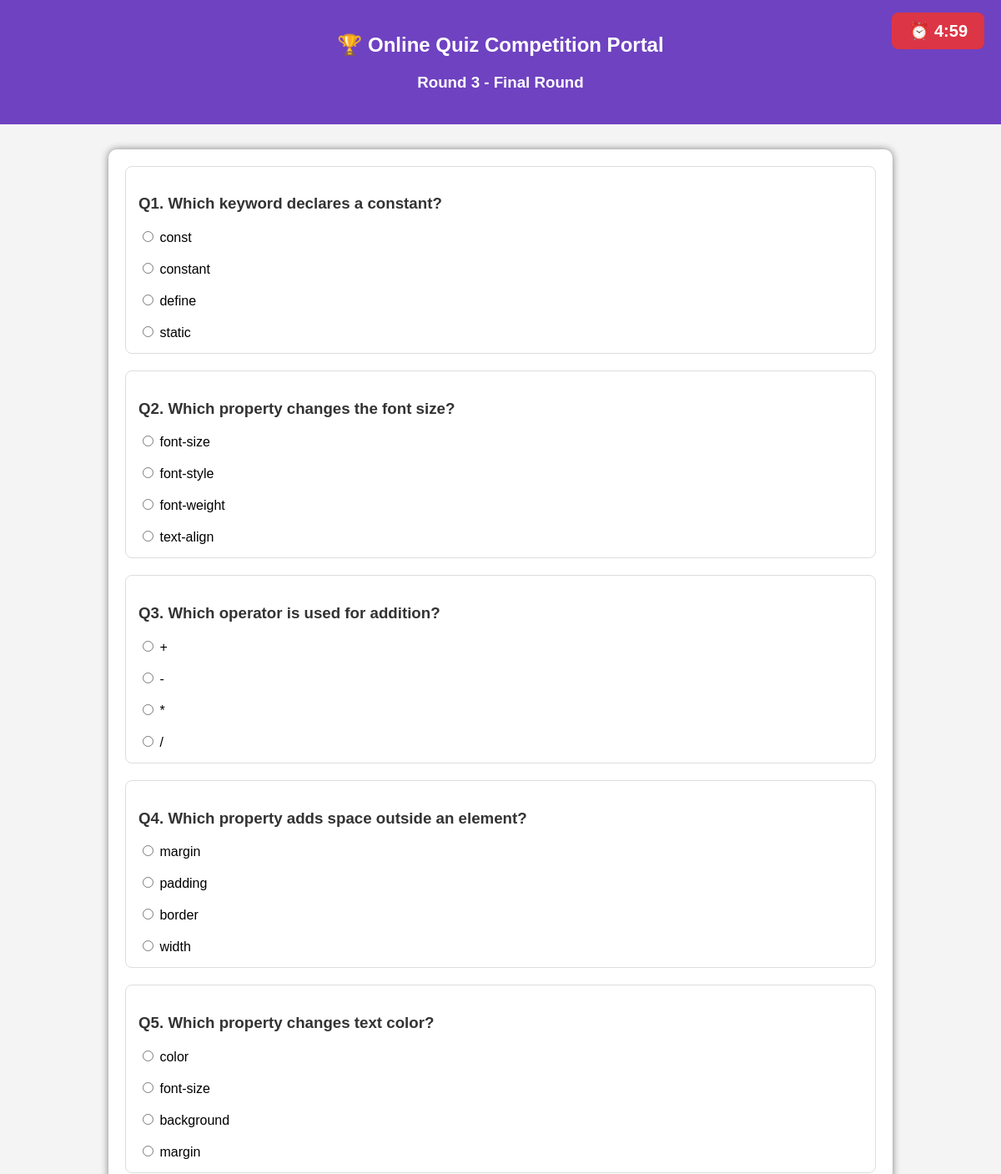
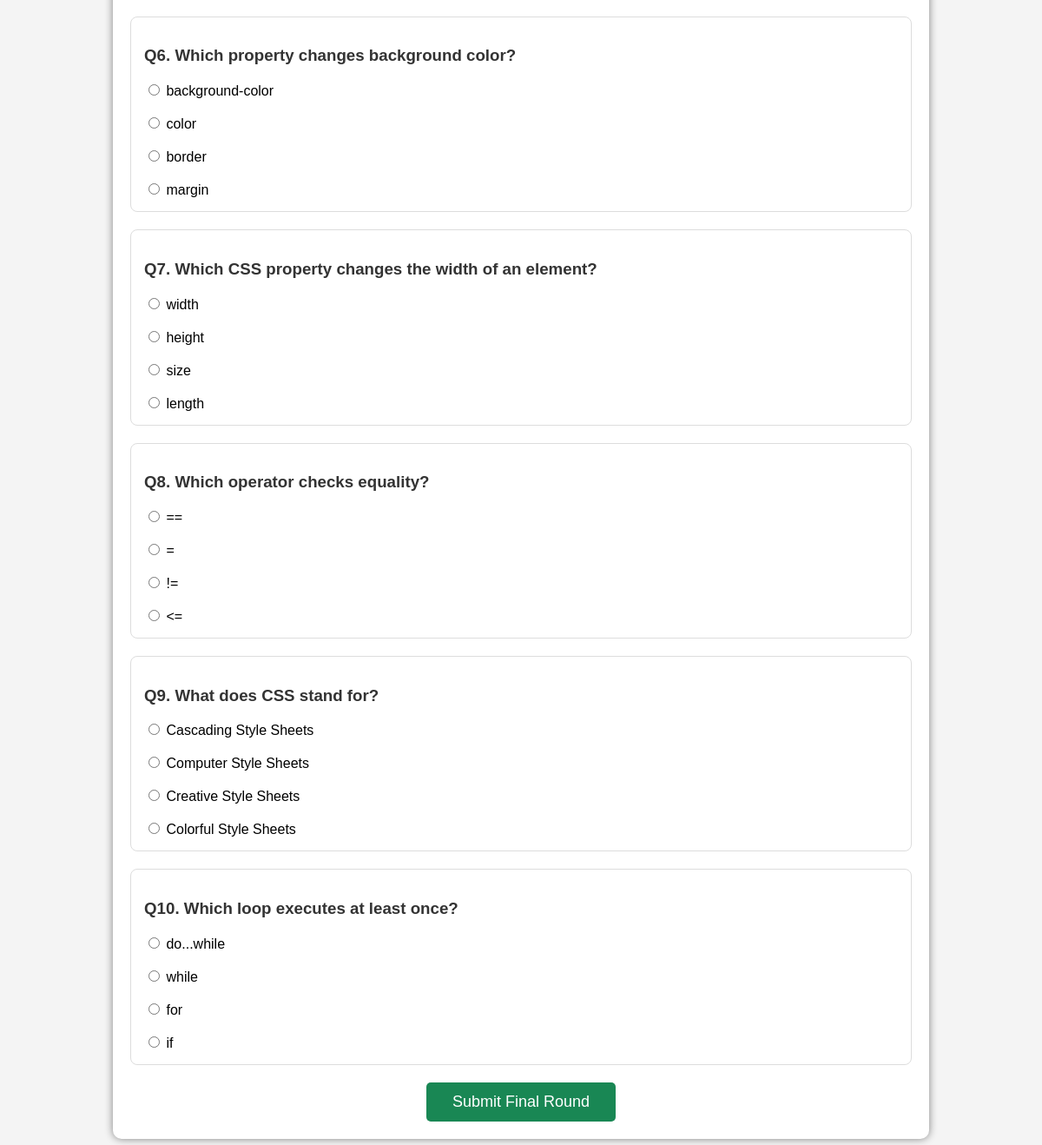
/students/round3.php (signed in), run on the app's committed database (2 pictures, top to bottom).
### tables this page shows
CREATE TABLE `questions` (
  `question_id` int(11) NOT NULL,
  `quiz_id` int(11) DEFAULT NULL,
  `question` text DEFAULT NULL,
  `option1` varchar(100) DEFAULT NULL,
  `option2` varchar(100) DEFAULT NULL,
  `option3` varchar(100) DEFAULT NULL,
  `option4` varchar(100) DEFAULT NULL,
  `answer` varchar(100) DEFAULT NULL,
  `round` int(11) NOT NULL DEFAULT 1
);

### students/round3.php (the view, shortened to what this page needs)
<?php
include "../db.php";
$sql = "SELECT * FROM questions WHERE round=3 ORDER BY RAND() LIMIT 10";
$result = mysqli_query($conn, $sql);
?>
<!DOCTYPE html>
<html>
<head>
</head>
<body>
<div class="header">
<h2>🏆 Online Quiz Competition Portal</h2>
<h3>Round 3 - Final Round</h3>
</div>
<div class="timer">
⏰ <span id="timer">05:00</span>
</div>
<div class="container">
<form id="quizForm" action="result_round3.php" method="post">
<?php
$i=1;
while($row=mysqli_fetch_assoc($result))
{
?>
<div class="question">
<h3>
Q<?php echo $i; ?>.
<?php echo htmlspecialchars($row['question']); ?>
</h3>
<label>
<input type="radio"
name="q<?php echo $row['question_id']; ?>"
value="<?php echo htmlspecialchars($row['option1']); ?>" required>
<?php echo htmlspecialchars($row['option1']); ?>
</label>
<br><br>
<label>
<input type="radio"
name="q<?php echo $row['question_id']; ?>"
value="<?php echo htmlspecialchars($row['option2']); ?>">
<?php echo htmlspecialchars($row['option2']); ?>
</label>
<br><br>
<label>
<input type="radio"
name="q<?php echo $row['question_id']; ?>"
value="<?php echo htmlspecialchars($row['option3']); ?>">
<?php echo htmlspecialchars($row['option3']); ?>
</label>
<br><br>
<label>
<input type="radio"
name="q<?php echo $row['question_id']; ?>"
value="<?php echo htmlspecialchars($row['option4']); ?>">
<?php echo htmlspecialchars($row['option4']); ?>
</label>
</div>
<?php
$i++;
}
?>
<center>
<input type="submit" value="Submit Final Round">
</center>
</form>
</div>
</body>
</html>

### students/round3.php (style rules this page uses)
body { font-family:Arial,sans-serif; background:#f4f4f4; margin:0; }
.header { background:#6f42c1; color:white; text-align:center; padding:20px; }
.timer { position:fixed; top:15px; right:20px; background:#dc3545; color:white; padding:10px 20px; border-radius:8px; font-size:20px; font-weight:bold; }
.container { width:900px; margin:30px auto; background:white; padding:20px; border-radius:10px; box-shadow:0 0 10px gray; }
.question { border:1px solid #ddd; padding:15px; margin-bottom:20px; border-radius:8px; }
.question h3 { color:#333; }
input[type=submit] { background:#198754; color:white; border:none; padding:12px 30px; border-radius:5px; cursor:pointer; font-size:18px; }

### data on the page
questions: question "Which keyword declares a constant?", option1 "const", option2 "constant", option3 "define", option4 "static"
questions: question "Which property changes the font size?", option1 "font-size", option2 "font-style", option3 "font-weight", option4 "text-align"
questions: question "Which operator is used for addition?", option1 "+", option2 "-", option3 "*", option4 "/"
questions: question "Which property adds space outside an element?", option1 "margin", option2 "padding", option3 "border", option4 "width"
questions: question "Which property changes text color?", option1 "color", option2 "font-size", option3 "background", option4 "margin"
questions: question "Which property changes background color?", option1 "background-color", option2 "color", option3 "border", option4 "margin"
questions: question "Which CSS property changes the width of an element?", option1 "width", option2 "height", option3 "size", option4 "length"
questions: question "Which operator checks equality?", option1 "==", option2 "=", option3 "!=", option4 "<="
questions: question "What does CSS stand for?", option1 "Cascading Style Sheets", option2 "Computer Style Sheets", option3 "Creative Style Sheets", option4 "Colorful Style Sheets"
questions: question "Which loop executes at least once?", option1 "do...while", option2 "while", option3 "for", option4 "if"
